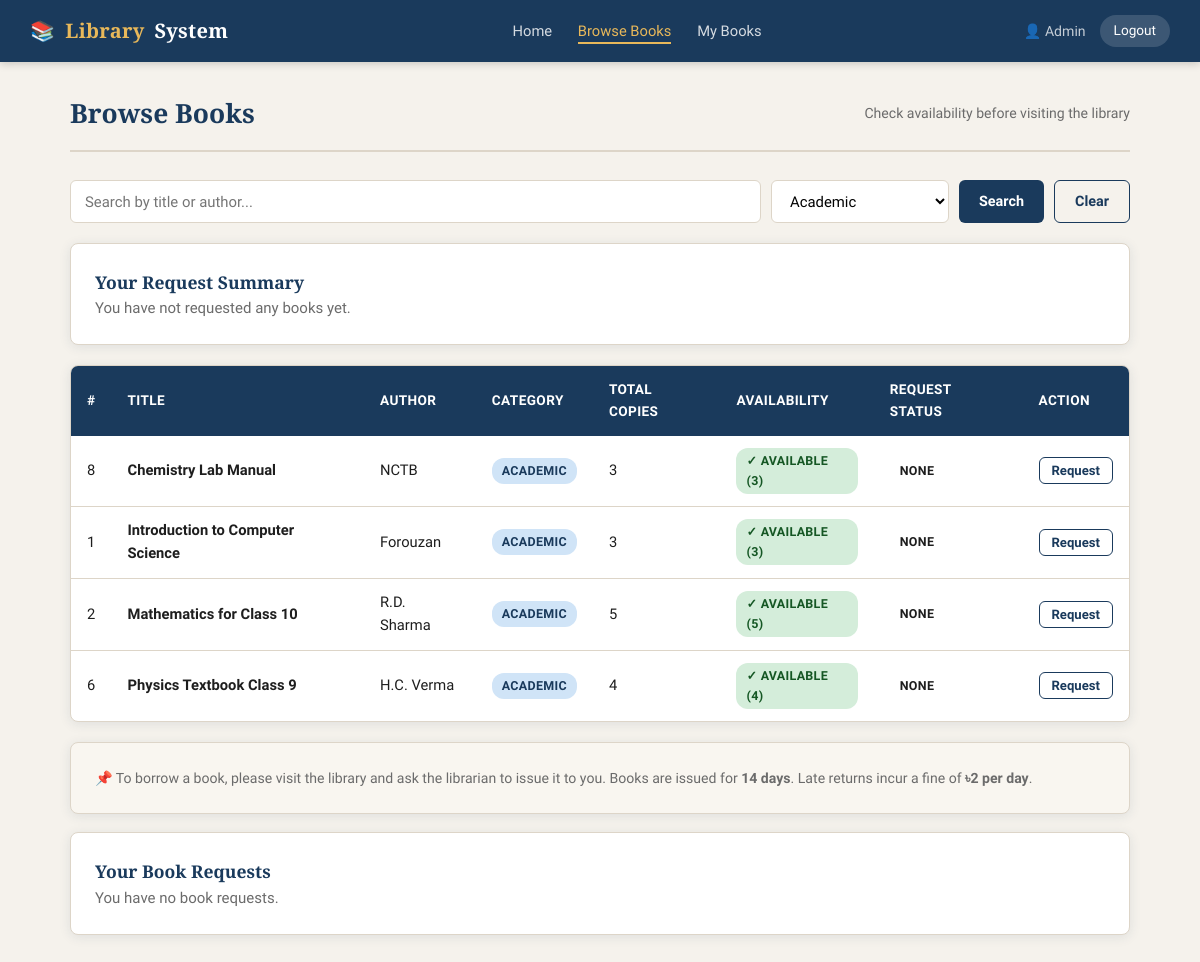
The page /user/books.php?category=Academic (signed in) on the database its author committed.
### tables this page shows
CREATE TABLE IF NOT EXISTS books (
    id INT AUTO_INCREMENT PRIMARY KEY,
    title VARCHAR(200) NOT NULL,
    author VARCHAR(150) NOT NULL,
    category VARCHAR(100),
    total_copies INT DEFAULT 1,
    available_copies INT DEFAULT 1,
    added_at TIMESTAMP DEFAULT CURRENT_TIMESTAMP
);

### user/books.php (the view, shortened to what this page needs)
<?php
require_once '../includes/db.php';
$search   = isset($_GET['search']) ? mysqli_real_escape_string($conn, trim($_GET['search'])) : '';
$category = isset($_GET['category']) ? mysqli_real_escape_string($conn, trim($_GET['category'])) : '';
$where_parts = [];
if ($category) $where_parts[] = "category = '$category'";
$where = $where_parts ? "WHERE " . implode(" AND ", $where_parts) : '';
$books = mysqli_query($conn, "SELECT * FROM books $where ORDER BY title ASC");
$categories = mysqli_query($conn, "SELECT DISTINCT category FROM books WHERE category != '' ORDER BY category");
$user_reqs_data = [];
$user_request_map = [];
?>
<!DOCTYPE html>
<html lang="en">
<head>
    <link rel="stylesheet" href="../assets/css/style.css">
</head>
<body>
<?php include '../includes/navbar.php'; ?>
<div class="container">
    <div class="page-header">
        <h2>Browse Books</h2>
        <span style="color:var(--text-muted);font-size:0.88rem;">Check availability before visiting the library</span>
    </div>
    <form method="GET" style="display:flex;gap:10px;margin-bottom:20px;flex-wrap:wrap;">
        <input type="text" name="search" placeholder="Search by title or author..."
               value="<?= htmlspecialchars($search) ?>"
               style="flex:1;min-width:200px;padding:9px 14px;border:1.5px solid var(--border);border-radius:6px;font-family:inherit;font-size:0.93rem;outline:none;">
        <select name="category" style="padding:9px 14px;border:1.5px solid var(--border);border-radius:6px;font-family:inherit;font-size:0.93rem;outline:none;background:#fff;">
            <?php while ($cat = mysqli_fetch_assoc($categories)): ?>
                <option <?= $category === $cat['category'] ? 'selected' : '' ?>>
                    <?= htmlspecialchars($cat['category']) ?>
                </option>
            <?php endwhile; ?>
        </select>
        <button type="submit" class="btn btn-primary">Search</button>
        <?php if ($search || $category): ?><a href="books.php" class="btn btn-outline">Clear</a><?php endif; ?>
    </form>
    <div class="card" style="margin-bottom:20px;">
        <h3>Your Request Summary</h3>
        <?php if (count($user_reqs_data) === 0): ?>
            <p style="color:var(--text-muted);margin:0">You have not requested any books yet.</p>
        <?php endif; ?>
    </div>
    <div class="table-wrap">
        <table>
            <thead>
                <tr>
                    <th>#</th>
                    <th>Title</th>
                    <th>Author</th>
                    <th>Category</th>
                    <th>Total Copies</th>
                    <th>Availability</th>
                    <th>Request Status</th>
                    <th>Action</th>
                </tr>
            </thead>
            <tbody>
                <?php if (mysqli_num_rows($books) === 0): ?>
                <tr><td colspan="8"><div class="empty-state"><p>No books found matching your search.</p></div></td></tr>
                <?php else: while ($b = mysqli_fetch_assoc($books)):
                    $user_request = isset($user_request_map[$b['id']]) ? $user_request_map[$b['id']] : null;
                ?>
                <tr>
                    <td><?= $b['id'] ?></td>
                    <td><strong><?= htmlspecialchars($b['title']) ?></strong></td>
                    <td><?= htmlspecialchars($b['author']) ?></td>
                    <td><span class="badge badge-primary"><?= htmlspecialchars($b['category'] ?: 'N/A') ?></span></td>
                    <td><?= $b['total_copies'] ?></td>
                    <td>
                        <?php if ($b['available_copies'] > 0): ?>
                            <span class="badge badge-success">✓ Available (<?= $b['available_copies'] ?>)</span>
                        <?php else: ?>
                            <span class="badge badge-danger">✗ Not Available</span>
                        <?php endif; ?>
                    </td>
                    <td>
                        <?php if ($user_request): ?>
                            <?php if ($user_request['status'] === 'pending'): ?>
                                <span class="badge badge-primary">Pending</span>
                            <?php elseif ($user_request['status'] === 'approved'): ?>
                                <span class="badge badge-success">Approved<?= $user_request['issue_id'] ? ' (Issue #' . $user_request['issue_id'] . ')' : '' ?></span>
                            <?php else: ?>
                                <span class="badge badge-danger">Rejected</span>
                            <?php endif; ?>
                        <?php else: ?>
                            <span class="badge badge-secondary">None</span>
                        <?php endif; ?>
                    </td>
                    <td>
                        <?php if (!$user_request || $user_request['status'] === 'rejected'): ?>
                            <form method="POST" style="display:inline">
                                <button type="submit" class="btn btn-sm btn-outline">Request</button>
                            </form>
                        <?php elseif ($user_request['status'] === 'pending'): ?>
                            <button type="button" class="btn btn-sm btn-secondary" disabled>Pending</button>
                        <?php else: ?>
                            <button type="button" class="btn btn-sm btn-success" disabled>Approved</button>
                        <?php endif; ?>
                    </td>
                </tr>
                <?php endwhile; endif; ?>
            </tbody>
        </table>
    </div>
    <div class="card" style="margin-top:20px;background:#f9f6f0;">
        <p style="font-size:0.88rem;color:var(--text-muted);">
            📌 To borrow a book, please visit the library and ask the librarian to issue it to you.
            Books are issued for <strong>14 days</strong>. Late returns incur a fine of <strong>৳2 per day</strong>.
        </p>
    </div>
    <div class="card" style="margin-top:18px;">
        <h3>Your Book Requests</h3>
        <?php if (count($user_reqs_data) === 0): ?>
            <p style="color:var(--text-muted)">You have no book requests.</p>
        <?php endif; ?>
    </div>
</div>
</body>
</html>

### assets/css/style.css (style rules this page uses)
:root { --primary: #1a3a5c; --primary-light: #2a5080; --accent: #c8973a; --accent-light: #e8b85a; --bg: #f5f2ec; --bg-white: #ffffff; --text: #1e1e1e; --text-muted: #6b6b6b; --border: #ddd5c8; --success: #2d6a4f; --danger: #c0392b; --warning: #d4860a; --shadow: 0 2px 12px rgba(26,58,92,0.10); --shadow-lg: 0 6px 30px rgba(26,58,92,0.14); --radius: 8px; }
* { margin: 0; padding: 0; box-sizing: border-box; }
body { font-family: 'Source Sans 3', sans-serif; background: var(--bg); color: var(--text); min-height: 100vh; font-size: 15px; line-height: 1.6; }
h1, h2, h3 { font-family: 'Playfair Display', serif; color: var(--primary); }
a { color: var(--primary); text-decoration: none; }
.container { max-width: 1100px; margin: 0 auto; padding: 30px 20px; }
.page-header { margin-bottom: 28px; padding-bottom: 16px; border-bottom: 2px solid var(--border); display: flex; align-items: center; justify-content: space-between; flex-wrap: wrap; gap: 12px; }
.page-header h2 { font-size: 1.65rem; }
.card { background: var(--bg-white); border-radius: var(--radius); box-shadow: var(--shadow); padding: 24px; border: 1px solid var(--border); }
.table-wrap { overflow-x: auto; border-radius: var(--radius); border: 1px solid var(--border); background: var(--bg-white); box-shadow: var(--shadow); }
table { width: 100%; border-collapse: collapse; }
thead { background: var(--primary); color: #fff; }
thead th { padding: 13px 16px; text-align: left; font-family: 'Source Sans 3', sans-serif; font-weight: 600; font-size: 0.85rem; letter-spacing: 0.4px; text-transform: uppercase; }
tbody tr { border-bottom: 1px solid var(--border); transition: background 0.15s; }
tbody tr:last-child { border-bottom: none; }
tbody td { padding: 12px 16px; font-size: 0.92rem; color: var(--text); vertical-align: middle; }
.btn { display: inline-block; padding: 9px 20px; border-radius: 6px; font-family: 'Source Sans 3', sans-serif; font-size: 0.9rem; font-weight: 600; cursor: pointer; border: none; transition: all 0.18s; text-align: center; text-decoration: none; }
.btn-primary { background: var(--primary); color: #fff; }
.btn-sm { padding: 5px 12px; font-size: 0.82rem; }
.btn-outline { background: transparent; border: 1.5px solid var(--primary); color: var(--primary); }
.badge { display: inline-block; padding: 3px 10px; border-radius: 12px; font-size: 0.78rem; font-weight: 600; text-transform: uppercase; letter-spacing: 0.3px; }
.badge-success { background: #d4edda; color: #155724; }
.badge-primary { background: #d0e4f7; color: var(--primary); }

### rows shown on the page
books: id "8", title "Chemistry Lab Manual", author "NCTB", category "ACADEMIC", total_copies "3", available_copies "3"
books: id "1", title "Introduction to Computer Science", author "Forouzan", category "ACADEMIC", total_copies "3", available_copies "3"
books: id "2", title "Mathematics for Class 10", author "R.D. Sharma", category "ACADEMIC", total_copies "5", available_copies "5"
books: id "6", title "Physics Textbook Class 9", author "H.C. Verma", category "ACADEMIC", total_copies "4", available_copies "4"

### other values the page prints
$_SESSION['user_name'] "Admin"
form field category "Academic"
